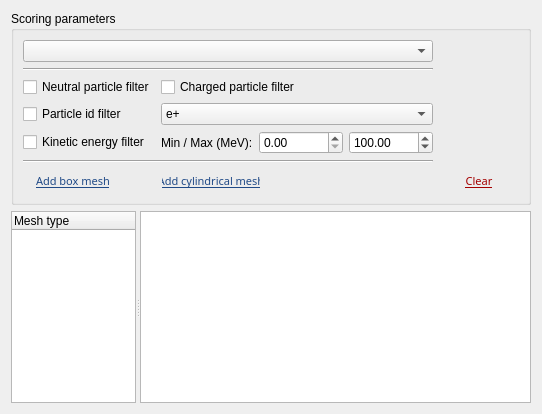
        <widget class="QWidget" name="tab_6">
         <attribute name="title">
          <string>Scoring Mesh</string>
         </attribute>
         <layout class="QVBoxLayout" name="verticalLayout_2">
          <item>
           <widget class="QGroupBox" name="groupBox">
            <property name="sizePolicy">
             <sizepolicy hsizetype="Preferred" vsizetype="Maximum">
              <horstretch>0</horstretch>
              <verstretch>0</verstretch>
             </sizepolicy>
            </property>
            <property name="title">
             <string>Scoring parameters</string>
            </property>
            <layout class="QGridLayout" name="gridLayout">
             <item row="5" column="0">
              <widget class="QCheckBox" name="ke_filter">
               <property name="text">
                <string>Kinetic energy filter</string>
               </property>
              </widget>
             </item>
             <item row="2" column="0">
              <widget class="QCheckBox" name="neutral_filter">
               <property name="text">
                <string>Neutral particle filter</string>
               </property>
              </widget>
             </item>
             <item row="1" column="0" colspan="2">
              <widget class="Line" name="line_3">
               <property name="orientation">
                <enum>Qt::Horizontal</enum>
               </property>
              </widget>
             </item>
             <item row="2" column="1">
              <widget class="QCheckBox" name="charge_filter">
               <property name="text">
                <string>Charged particle filter</string>
               </property>
              </widget>
             </item>
             <item row="5" column="1">
              <layout class="QHBoxLayout" name="horizontalLayout_8">
               <item>
                <widget class="QLabel" name="label">
                 <property name="text">
                  <string>Min / Max (MeV):</string>
                 </property>
                </widget>
               </item>
               <item>
                <widget class="QDoubleSpinBox" name="scoring_ke_min">
                 <property name="maximum">
                  <double>100000.000000000000000</double>
                 </property>
                </widget>
               </item>
               <item>
                <widget class="QDoubleSpinBox" name="scoring_ke_max">
                 <property name="maximum">
                  <double>100000.000000000000000</double>
                 </property>
                 <property name="value">
                  <double>100.000000000000000</double>
                 </property>
                </widget>
               </item>
              </layout>
             </item>
             <item row="4" column="1">
              <widget class="QComboBox" name="scoring_pid_filter">
               <item>
                <property name="text">
                 <string>e+</string>
                </property>
               </item>
               <item>
                <property name="text">
                 <string>e-</string>
                </property>
               </item>
               <item>
                <property name="text">
                 <string>nu_e</string>
                </property>
               </item>
               <item>
                <property name="text">
                 <string>anti_nu_e</string>
                </property>
               </item>
               <item>
                <property name="text">
                 <string>mu+</string>
                </property>
               </item>
               <item>
                <property name="text">
                 <string>mu-</string>
                </property>
               </item>
               <item>
                <property name="text">
                 <string>nu_mu</string>
                </property>
               </item>
               <item>
                <property name="text">
                 <string>anti_nu_mu</string>
                </property>
               </item>
               <item>
                <property name="text">
                 <string>tau+</string>
                </property>
               </item>
               <item>
                <property name="text">
                 <string>tau-</string>
                </property>
               </item>
               <item>
                <property name="text">
                 <string>nu_tau</string>
                </property>
               </item>
               <item>
                <property name="text">
                 <string>anti_nu_tau</string>
                </property>
               </item>
               <item>
                <property name="text">
                 <string>neutron</string>
                </property>
               </item>
               <item>
                <property name="text">
                 <string>anti_neutron</string>
                </property>
               </item>
               <item>
                <property name="text">
                 <string>proton</string>
                </property>
               </item>
               <item>
                <property name="text">
                 <string>anti_proton</string>
                </property>
               </item>
               <item>
                <property name="text">
                 <string>gamma</string>
                </property>
               </item>
               <item>
                <property name="text">
                 <string>pi+</string>
                </property>
               </item>
               <item>
                <property name="text">
                 <string>pi-</string>
                </property>
               </item>
               <item>
                <property name="text">
                 <string>pi0</string>
                </property>
               </item>
               <item>
                <property name="text">
                 <string>alpha</string>
                </property>
               </item>
              </widget>
             </item>
             <item row="4" column="0">
              <widget class="QCheckBox" name="particle_id_filter">
               <property name="text">
                <string>Particle id filter</string>
               </property>
              </widget>
             </item>
             <item row="0" column="2">
              <spacer name="horizontalSpacer_3">
               <property name="orientation">
                <enum>Qt::Horizontal</enum>
               </property>
               <property name="sizeHint" stdset="0">
                <size>
                 <width>40</width>
                 <height>20</height>
                </size>
               </property>
              </spacer>
             </item>
             <item row="7" column="0">
              <widget class="QPushButton" name="add_box_mesh">
               <property name="maximumSize">
                <size>
                 <width>100</width>
                 <height>16777215</height>
                </size>
               </property>
               <property name="font">
                <font>
                 <family>Ubuntu Condensed</family>
                 <pointsize>8</pointsize>
                 <weight>50</weight>
                 <italic>false</italic>
                 <bold>false</bold>
                 <underline>true</underline>
                </font>
               </property>
               <property name="styleSheet">
                <string notr="true">color: rgb(32, 74, 135);</string>
               </property>
               <property name="text">
                <string>Add box mesh</string>
               </property>
               <property name="flat">
                <bool>true</bool>
               </property>
              </widget>
             </item>
             <item row="6" column="0" colspan="2">
              <widget class="Line" name="line_4">
               <property name="orientation">
                <enum>Qt::Horizontal</enum>
               </property>
              </widget>
             </item>
             <item row="0" column="0" colspan="2">
              <widget class="QComboBox" name="scoringParameter"/>
             </item>
             <item row="7" column="1">
              <widget class="QPushButton" name="add_cylindrical_mesh">
               <property name="maximumSize">
                <size>
                 <width>100</width>
                 <height>16777215</height>
                </size>
               </property>
               <property name="font">
                <font>
                 <family>Ubuntu Condensed</family>
                 <pointsize>8</pointsize>
                 <weight>50</weight>
                 <italic>false</italic>
                 <bold>false</bold>
                 <underline>true</underline>
                </font>
               </property>
               <property name="styleSheet">
                <string notr="true">color: rgb(32, 74, 135);</string>
               </property>
               <property name="text">
                <string>Add cylindrical mesh</string>
               </property>
               <property name="flat">
                <bool>true</bool>
               </property>
              </widget>
             </item>
             <item row="7" column="2">
              <widget class="QPushButton" name="clear_all_mesh">
               <property name="maximumSize">
                <size>
                 <width>100</width>
                 <height>16777215</height>
                </size>
               </property>
               <property name="font">
                <font>
                 <family>Ubuntu Condensed</family>
                 <pointsize>8</pointsize>
                 <weight>50</weight>
                 <italic>false</italic>
                 <bold>false</bold>
                 <underline>true</underline>
                </font>
               </property>
               <property name="styleSheet">
                <string notr="true">color: rgb(164, 0, 0);</string>
               </property>
               <property name="text">
                <string>Clear</string>
               </property>
               <property name="flat">
                <bool>true</bool>
               </property>
              </widget>
             </item>
            </layout>
           </widget>
          </item>
          <item>
           <widget class="QSplitter" name="splitter_4">
            <property name="orientation">
             <enum>Qt::Horizontal</enum>
            </property>
            <widget class="QTreeWidget" name="meshes">
             <property name="sizePolicy">
              <sizepolicy hsizetype="Preferred" vsizetype="Preferred">
               <horstretch>0</horstretch>
               <verstretch>0</verstretch>
              </sizepolicy>
             </property>
             <property name="maximumSize">
              <size>
               <width>125</width>
               <height>16777215</height>
              </size>
             </property>
             <property name="contextMenuPolicy">
              <enum>Qt::CustomContextMenu</enum>
             </property>
             <column>
              <property name="text">
               <string>Mesh type</string>
              </property>
             </column>
            </widget>
            <widget class="QTableView" name="scoring_table_view">
             <property name="sizePolicy">
              <sizepolicy hsizetype="Preferred" vsizetype="Preferred">
               <horstretch>0</horstretch>
               <verstretch>0</verstretch>
              </sizepolicy>
             </property>
             <property name="alternatingRowColors">
              <bool>true</bool>
             </property>
             <attribute name="horizontalHeaderStretchLastSection">
              <bool>true</bool>
             </attribute>
             <attribute name="verticalHeaderDefaultSectionSize">
              <number>24</number>
             </attribute>
            </widget>
           </widget>
          </item>
         </layout>
        </widget>
